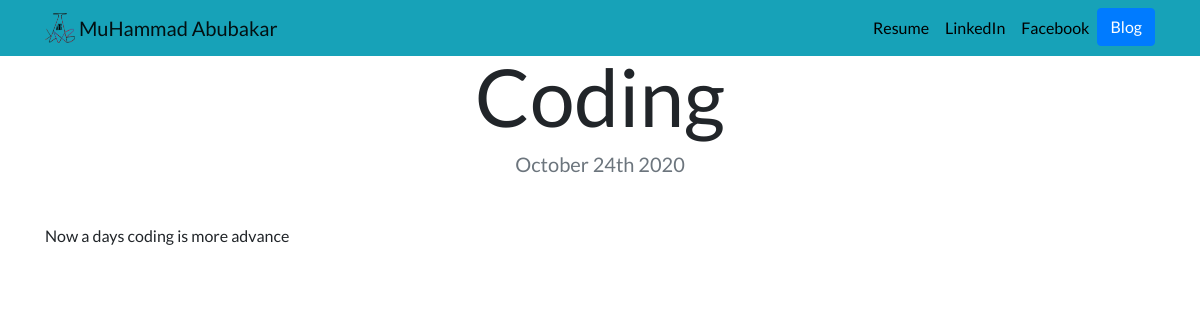
Page /blog/3/ on the committed database.
### blog/models.py (models this page shows, shortened)
class ProjectBlog(models.Model):
    title = models.CharField(max_length=100)
    date = models.DateField(auto_created=True)
    description = models.CharField(max_length=200)

### blog/views.py (the view)
# urls.py: path('<int:blog_id>/', views.detail, name = 'detail'),
def detail(request,blog_id):
    blog = get_object_or_404(ProjectBlog, pk = blog_id)
    return render(request, 'blog/detail.html',{'blog':blog})

### blog/templates/blog/detail.html
{% extends "portfolio/base.html" %}
{% load static %}
{% block content %}
<h1 class="text-center mt-5" id="blogdetailtitle">{{ blog.title }}</h1>
<h5 class="text-center text-muted mb-5">{{ blog.date|date:'F jS Y' }}</h5>
{{ blog.description|safe }}
{% endblock %}

### portfolio/static/portfolio/custom.css (style rules this page uses)
body { font-family: 'Lato', sans-serif; }
@media (min-width: 992px) { #blogdetailtitle { font-size: 5rem; } }

### rows in the picture
ProjectBlog: title "Coding", date "October 24th 2020", description "Now a days coding is more advance"
